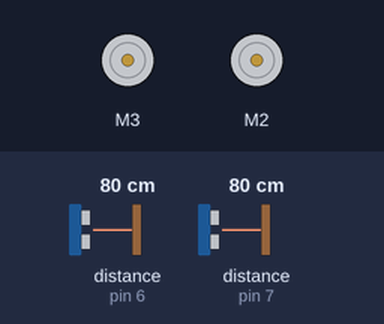
The sketch below on a simulated Arduino Uno, built with avr-gcc and run on an emulated ATmega328P. Shown: 2 × DC motor (green arrow = forward, orange = backward, longer = faster). Wiring (inferred from the names in the program): 2 × ultrasonic range finder: trigger pin 9, echo pin 6 / trigger pin 10, echo pin 7. Inputs (shaded band) come from the test bench; at power-on: distance to the obstacle (sensors on pin 7, pin 6) 80 cm. The echo pulse lasts 58.3 µs per cm; what the sketch prints to the serial monitor is not drawn.

Above: at 2.2 s.
2.3 s: distance to the obstacle (sensor on pin 7) set to 2 cm
14.3 s: distance to the obstacle (sensor on pin 6) set to 2 cm
26.3 s: distance to the obstacle (sensor on pin 7) set to 9 cm
38.3 s: distance to the obstacle (sensor on pin 7) set to 4 cm
45.1 s: distance to the obstacle (sensor on pin 6) set to 5 cm
57.1 s: distance to the obstacle (sensor on pin 6) set to 9 cm
Timing chart, 0 to 66.6 s (numbered marks = the images above; inputs shaded):
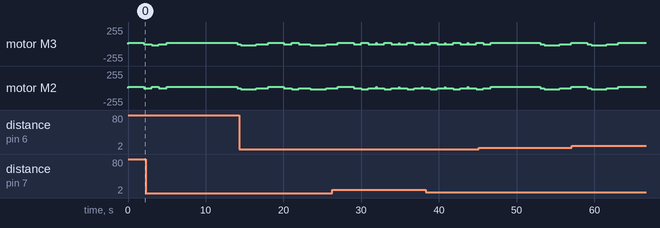

The sketch:

WallFollower.ino
```cpp
#include <Adafruit_MotorShield.h>

Adafruit_MotorShield AFMS = Adafruit_MotorShield();
Adafruit_DCMotor *myMotor2 = AFMS.getMotor(3);
Adafruit_DCMotor *myMotor3 = AFMS.getMotor(2);

const int pin1 = A2;
const int pin2 = A1;
const int led = 7;
const int led2 = 8;

const int echo = 5;
const int trig = 8;

const int echo2 = 6;
const int trig2 = 9;

const int echo3 = 7;
const int trig3 = 10;

long cm2 = 200;
long cm3 = 35;
long previouscm3[150];
long previouscm2[150];
int i = -1;

void setup() {
  Serial.begin(9600);
  if (!AFMS.begin()) {
    Serial.println("Could not find Motor Shield. Check wiring.");
    while (1);
  }
  myMotor2->setSpeed(20);
  myMotor3->setSpeed(20);

  myMotor2->run(FORWARD);
  myMotor3->run(FORWARD);

  myMotor2->run(RELEASE);
  myMotor3->run(RELEASE);

  forward();
  delay(1000);
}

void loop() {
  i++;
  if (i >= 150)
    i = 0;

  if (i == 0)
  {
    previouscm3[i] = 35;
    previouscm2[i] = 200;
  }
   else
   {
    previouscm3[i] = cm3;
    previouscm2[i] = cm2;
   }
  //delay(2000);
///////////////////////////////////////////
 /* long duration, cm;
///////////////////////////////////////////
  pinMode(trig, OUTPUT);
  digitalWrite(trig, LOW);
  delayMicroseconds(2);
  digitalWrite(trig, HIGH);
  delayMicroseconds(5);
  digitalWrite(trig, LOW);
///////////////////////////////////////////
  pinMode(echo, INPUT);
  duration = pulseIn(echo, HIGH);
///////////////////////////////////////////
  cm = microsecondsToCentimeters(duration);
///////////////////////////////////////////
  Serial.print(cm);
  Serial.print("cm");
  Serial.print("          ");
  //Serial.println();
///////////////////////////////////////////
  delay(200);
*/

///////////////////////////////////////////
  long duration2;
///////////////////////////////////////////
  pinMode(trig2, OUTPUT);
  digitalWrite(trig2, LOW);
  delayMicroseconds(2);
  digitalWrite(trig2, HIGH);
  delayMicroseconds(5);
  digitalWrite(trig2, LOW);
///////////////////////////////////////////
  pinMode(echo2, INPUT);
  duration2 = pulseIn(echo2, HIGH);
///////////////////////////////////////////
  cm2 = microsecondsToMilimeters(duration2);
///////////////////////////////////////////
  Serial.print(cm2);
  Serial.print("cm2");
  Serial.print("          ");
///////////////////////////////////////////
  delay(20);


///////////////////////////////////////////
  long duration3;


///////////////////////////////////////////
  pinMode(trig3, OUTPUT);
  digitalWrite(trig3, LOW);
  delayMicroseconds(2);
  digitalWrite(trig3, HIGH);
  delayMicroseconds(5);
  digitalWrite(trig3, LOW);
///////////////////////////////////////////
  pinMode(echo3, INPUT);
  duration3 = pulseIn(echo3, HIGH);
///////////////////////////////////////////
  cm3 = microsecondsToMilimeters(duration3);
///////////////////////////////////////////
  Serial.print(cm3);
  Serial.print("cm3");
  Serial.println();
///////////////////////////////////////////
  delay(20);

  traverse(cm2, cm3, previouscm3, previouscm2);
}


long microsecondsToMilimeters(long microseconds) {
  // The speed of sound is 340 m/s or 29 microseconds per centimeter.
  // The ping travels out and back, so to find the distance of the object we
  // take half of the distance travelled.
  return microseconds / 2.9 / 2;
}

bool isStuckonLeft(long *previousmm2, long *previousmm3) {

  if (isStuckonRight(previousmm3))
    return false;

    for(int j=2; j < 150; j++)
    {
      if (abs(previousmm2[j] - previousmm2[j-1]) > 15)
        return false;
    }

  return true;
}

bool isStuckonRight(long *previousmm3) {
    for(int j=2; j < 150; j++)
    {
      if ( (abs(previousmm3[j] - previousmm3[j-1]) > 3) || (previousmm3[j] > 100) || (previousmm3[j] < 50) )
      return false;
    }

  return true;
}

void forward(){
  myMotor2->setSpeed(20);
  myMotor3->setSpeed(20);

  myMotor2->run(FORWARD);
  myMotor3->run(FORWARD);
}

void backward(){

  myMotor2->setSpeed(20);
  myMotor3->setSpeed(20);

  myMotor2->run(BACKWARD);
  myMotor3->run(BACKWARD);
}

void stop(){

  myMotor2->run(RELEASE);
  myMotor3->run(RELEASE);
}

void left(){

  myMotor2->setSpeed(20);
  myMotor3->setSpeed(20);

  myMotor2->run(BACKWARD);
  myMotor3->run(FORWARD);

}

void right(){

  myMotor2->setSpeed(20);
  myMotor3->setSpeed(20);

  myMotor2->run(FORWARD);
  myMotor3->run(BACKWARD);
}

void oneSpaceForward() {

  forward();
  delay(2100);
 // stop();
 //delay(1000);
}

void veerRight(long mm3) {

long error = 35 - mm3;
  /*if ( (mm3 > 10) && (mm3 < 40) )
  {
    myMotor2->setSpeed(20);
    myMotor3->setSpeed(19);
  }
  else //if (mm3 > 10)
  {
    stop();
    delay(1000);
    myMotor2->setSpeed(20);
    myMotor3->setSpeed(18);
  }/*
  else
  {*/
    myMotor2->setSpeed(20);
    myMotor3->setSpeed(19);


  myMotor2->run(FORWARD);
  myMotor3->run(FORWARD);
}

void veerLeft(long mm3) {

long error = mm3 - 35;
  /*if (mm3 < 45)
  {
    myMotor2->setSpeed(19);
    myMotor3->setSpeed(20);
  }
  else //if (mm3 < 50)
  {
    myMotor2->setSpeed(18);
    myMotor3->setSpeed(20);
  }/*
  else
  {
    myMotor2->setSpeed(17);
    myMotor3->setSpeed(20);
  }*/
  myMotor2->setSpeed(19);
  myMotor3->setSpeed(20);

  myMotor2->run(FORWARD);
  myMotor3->run(FORWARD);
}

void maintainStraightLine(long mm3, long *previousmm3, long *previousmm2) {
  if (isStuckonRight(previousmm3))  // crashed into rightt wall
  {
    stop();
    delay(500);
    backward();
    delay(2000);
    stop();
    delay(1500);
    veerRight(mm3);
    delay(2000);
    return;
  }
  else if (isStuckonLeft(previousmm2, previousmm3))  // crashed into left wall
  {
    stop();
    delay(500);
    backward();
    delay(2000);
    stop();
    delay(1500);
    veerRight(mm3);
    delay(2000);
    return;
  }

  if ( (mm3 < 35) || (mm3 > 8000) )
    veerRight(mm3);
  else if ( (mm3 >= 35) && (mm3 < 45) )
    forward();
  else
    veerLeft(mm3);
}

void traverse(long mm2, long mm3, long *previousmm3, long *previousmm2) {

  //oneSpaceForward();
     if ( (mm2 < 30) || (mm2 > 8000) ) // barrier ahead
     {
        stop();
        delay(1000);
        if ( (mm3 > 150) && (mm3 < 8000) ) // no wall on left
        {
          left();
          delay(930);
          stop();
          delay(1000);
          oneSpaceForward();
          return;
        }
        else // wall on left
        {
          right();
          delay(910);
          stop();
          delay(1000);
        }
     }
     else if ( (mm3 > 150) && (mm3 < 8000) ) // no barrier ahead and no wall on left
     {
        delay(1000);
        stop();
        delay(1000);
        left();
        delay(930);
        stop();
        delay(1000);
        oneSpaceForward();
        return;
     }

     //forward();
     maintainStraightLine(mm3, previousmm3, previousmm2);
}
```

Measured:
- after the input at 57.1 s, motor M3: goes on until 63.1 s, then stays forward 20/255
